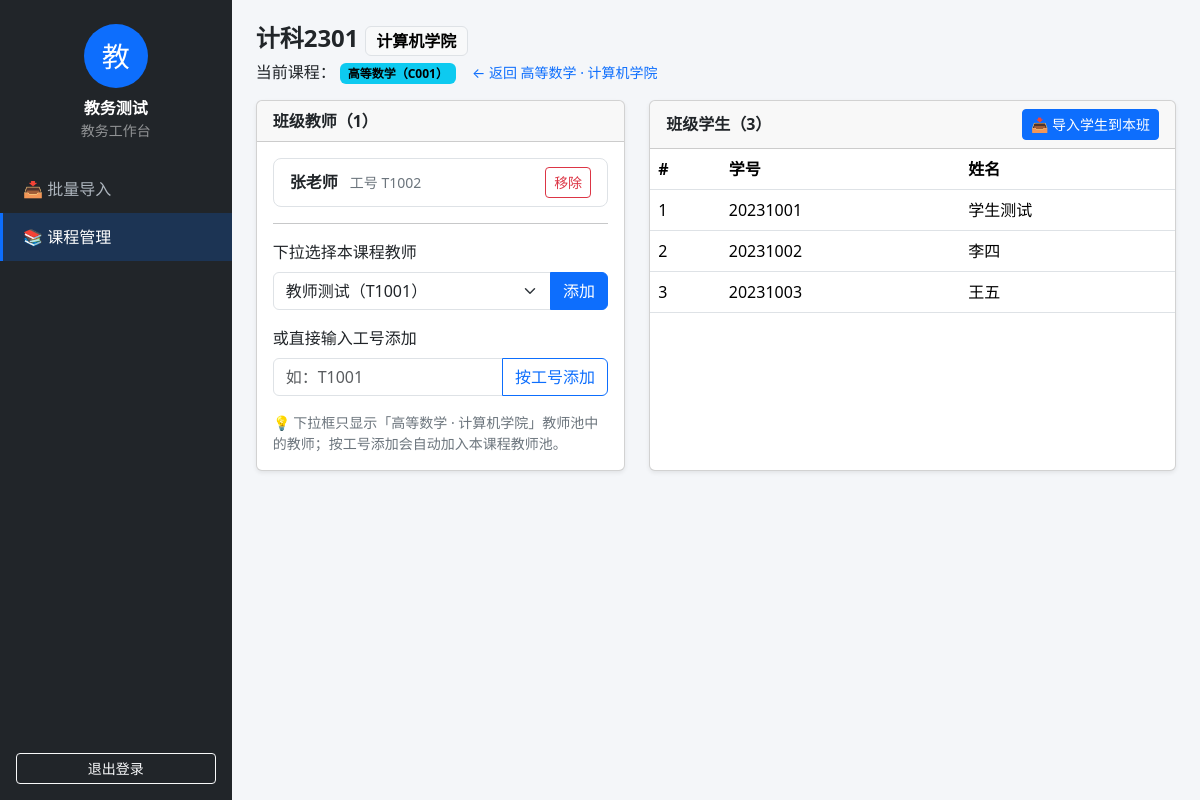
The app's page /office/courses/1/colleges/1/clazzes/1/ (signed in) with its own data.
### users/models.py (models this page shows, shortened)
class User(AbstractUser):
    name = models.CharField('姓名', max_length=50, blank=True)
    class Meta:
        verbose_name = '用户'
        verbose_name_plural = '用户'
        permissions = [
            ('class_manage', '全校班级增删改查'),
            ('class_assign_teacher', '分配教师到班级'),
            ('course_manage', '全校课程增删改查'),
            ('course_assign_class', '分配班级到课程'),
            ('user_assign_role', '指定课程组组长'),
            ('knowledge_manage', 'AI Agent知识库增删改查'),
            ('material_class_visible', '课程下班级资料增删改查'),
            ('question_bank_manage', '作业题库增删改查'),
            ('chapter_manage', '课程章节设计'),
            ('notice_manage', '班级通知增删改查'),
            ('analysis_view', '班级学情分析图表查看'),
            ('material_class_manage', '班级内部资料增删改查'),
            ('homework_publish', '作业发布'),
            ('homework_bank', '作业题库管理'),
            ('homework_remind', '作业提醒'),
            ('homework_comment', '作业评语增删改查'),
            ('homework_answer', '作业答案改查'),
            ('homework_ai', 'Agent分析学生改查'),
            ('homework_view', '作业查看与提交'),
            ('notice_view', '查看班级通知'),
            ('material_view', '查看班级资料'),
            ('analysis_view_self', '查看自己的学生画像'),
            ('profile_edit', '修改个人资料'),
        ]

### academics/models.py (models this page shows, shortened)
class Clazz(models.Model):
    name = models.CharField('班级名称', max_length=50, unique=True)
    college = models.ForeignKey(
        College, verbose_name='所属学院', null=True, blank=True,
        on_delete=models.PROTECT, related_name='clazzes')
    students = models.ManyToManyField(
        settings.AUTH_USER_MODEL, related_name='study_clazzes',
        blank=True, verbose_name='学生')
    teachers = models.ManyToManyField(
        settings.AUTH_USER_MODEL, related_name='teach_clazzes',
        blank=True, verbose_name='教师')
    class Meta:
        verbose_name = '班级'
        verbose_name_plural = '班级'

class College(models.Model):
    name = models.CharField('学院名称', max_length=50, unique=True)
    class Meta:
        verbose_name = '学院'
        verbose_name_plural = '学院'

class Course(models.Model):
    code = models.CharField('课程编号', max_length=20, unique=True)
    name = models.CharField('课程名称', max_length=50)
    colleges = models.ManyToManyField(
        College, through='CourseCollege', related_name='courses',
        verbose_name='开设学院')
    class Meta:
        verbose_name = '课程'
        verbose_name_plural = '课程'

### academics/views.py (the view, shortened to what this page needs)
@requirePerm('class:manage')
def renderClassDetail(request, courseId, collegeId, clazzId):
    cc = get_object_or_404(CourseCollege, course_id=courseId, college_id=collegeId)
    clazz = get_object_or_404(Clazz, id=clazzId)
    if not cc.clazzes.filter(id=clazz.id).exists():
        raise Http404('班级不属于该课程学院')
    def back():
        """统一跳回本班级详情页（带课程上下文）"""
        return redirect('office_class_detail', courseId=courseId,
                        collegeId=collegeId, clazzId=clazzId)
    students = clazz.students.all().order_by('username')
    teachers = clazz.teachers.all()
    availableTeachers = cc.teachers.exclude(id__in=teachers.values('id'))
    return render(request, 'office/class_detail.html', {
        'cc': cc, 'course': cc.course, 'college': cc.college, 'clazz': clazz,
        'students': students, 'teachers': teachers,
        'availableTeachers': availableTeachers})

### users/permissions.py (called while the page is built)
def hasPerm(user, code):
    if user.is_superuser:
        return True
    codename = PERM_CODES.get(code)
    if codename is None:
        return False
    return user.has_perm('users.' + codename)

def requirePerm(code):
    def decorator(viewFunc):
        @wraps(viewFunc)
        def wrapper(request, *args, **kwargs):
            if not request.user.is_authenticated:
                return redirect('login')
            if not hasPerm(request.user, code):
                return HttpResponseForbidden('403：没有权限访问该功能')
            return viewFunc(request, *args, **kwargs)
        return wrapper
    return decorator

### templates/office/class_detail.html (shortened to what this page needs)
{% extends 'office/base_office.html' %}
{% block content %}
<div class="d-flex justify-content-between align-items-center mb-3">
    <div>
        <h4 class="fw-bold mb-1">
            {{ clazz.name }}
            <span class="badge text-bg-light border fs-6">{{ college.name }}</span>
        </h4>
        <div>
            当前课程：
            <span class="badge text-bg-info me-1">{{ course.name }}（{{ course.code }}）</span>
            <a href="{% url 'office_course_college' course.id college.id %}"
               class="small text-decoration-none ms-2">← 返回 {{ course.name }} · {{ college.name }}</a>
        </div>
    </div>
</div>
<div class="row g-4">
    <div class="col-lg-5">
        <div class="card shadow-sm h-100">
            <div class="card-header fw-bold">班级教师（{{ teachers|length }}）</div>
            <div class="card-body">
                {% for teacher in teachers %}
                <div class="d-flex justify-content-between align-items-center border rounded-3 px-3 py-2 mb-2">
                    <div>
                        <span class="fw-bold">{{ teacher.name|default:teacher.username }}</span>
                        <span class="text-secondary small ms-2">工号 {{ teacher.username }}</span>
                    </div>
                    <form method="post" class="m-0">
                        <button type="submit" class="btn btn-sm btn-outline-danger">移除</button>
                    </form>
                </div>
                {% empty %}
                <p class="text-secondary">还没有分配教师</p>
                {% endfor %}
                <hr>
                <form method="post" class="mb-3">
                    <label class="form-label">下拉选择本课程教师</label>
                    <div class="input-group">
                        <select class="form-select" name="teacherId">
                            {% for teacher in availableTeachers %}
                            <option value="{{ teacher.id }}">{{ teacher.name|default:teacher.username }}（{{ teacher.username }}）</option>
                            {% empty %}
                            <option value="">本课程教师池没有可分配教师，先到课程设置里导入</option>
                            {% endfor %}
                        </select>
                        <button type="submit" class="btn btn-primary">添加</button>
                    </div>
                </form>
                <form method="post">
                    <label class="form-label">或直接输入工号添加</label>
                    <div class="input-group">
                        <input type="text" class="form-control" name="teacherNo"
                               placeholder="如：T1001" required>
                        <button type="submit" class="btn btn-outline-primary">按工号添加</button>
                    </div>
                </form>
                <p class="text-secondary small mb-0 mt-3">
                    💡 下拉框只显示「{{ course.name }} · {{ college.name }}」教师池中的教师；按工号添加会自动加入本课程教师池。
                </p>
            </div>
        </div>
    </div>
    <div class="col-lg-7">
        <div class="card shadow-sm h-100">
            <div class="card-header d-flex justify-content-between align-items-center">
                <span class="fw-bold">班级学生（{{ students|length }}）</span>
                <button class="btn btn-sm btn-primary" data-bs-toggle="collapse" data-bs-target="#importStudentForm">📥 导入学生到本班</button>
            </div>
            <div class="card-body p-0">
                <table class="table table-hover align-middle mb-0">
                    <thead>
                        <tr>
                            <th>#</th>
                            <th>学号</th>
                            <th>姓名</th>
                        </tr>
                    </thead>
                    <tbody>
                        {% for student in students %}
                        <tr>
                            <td>{{ forloop.counter }}</td>
                            <td>{{ student.username }}</td>
                            <td>{{ student.name|default:'—' }}</td>
                        </tr>
                        {% empty %}
                        <tr>
                            <td colspan="3" class="text-center text-secondary py-4">还没有学生，点击右上角导入</td>
                        </tr>
                        {% endfor %}
                    </tbody>
                </table>
            </div>
        </div>
    </div>
</div>
{% endblock %}

### templates/office/base_office.html (shortened to what this page needs)
<!DOCTYPE html>
<html lang="zh-CN">
<head>
    <link href="https://cdn.bootcdn.net/ajax/libs/twitter-bootstrap/5.3.3/css/bootstrap.min.css" rel="stylesheet">
    {% load static %}
    <link href="{% static 'users/style.css' %}" rel="stylesheet">
</head>
<body class="office-body">
    <div class="d-flex">
        <aside class="office-sidebar d-flex flex-column">
            <div class="text-center py-4">
                {% with displayName=user.name|default:user.username %}
                <div class="avatar mx-auto">{{ displayName|first }}</div>
                <div class="fw-bold text-white mt-2">{{ displayName }}</div>
                {% endwith %}
                <div class="small text-white-50">教务工作台</div>
            </div>
            <nav class="flex-grow-1">
                <a class="office-nav {% if request.resolver_match.url_name == 'office_import' %}active{% endif %}"
                   href="{% url 'office_import' %}">📥 批量导入</a>
                <a class="office-nav {% if request.resolver_match.url_name == 'office_course_list' or request.resolver_match.url_name == 'office_course_detail' or request.resolver_match.url_name == 'office_course_college' or request.resolver_match.url_name == 'office_class_detail' %}active{% endif %}"
                   href="{% url 'office_course_list' %}">📚 课程管理</a>
            </nav>
            <div class="p-3">
                <form method="post" action="{% url 'logout' %}">
                    <button type="submit" class="btn btn-outline-light btn-sm w-100">退出登录</button>
                </form>
            </div>
        </aside>
        <main class="flex-grow-1 p-4">
            {% block content %}{% endblock %}
        </main>
    </div>
</body>
</html>

### users/static/users/style.css (style rules this page uses)
.office-body { background: #f4f6f9; min-height: 100vh; }
.office-sidebar { width: 240px; min-height: 100vh; background: #212529; position: sticky; top: 0; }
.office-nav { display: block; padding: 12px 20px; color: #adb5bd; text-decoration: none; border-left: 3px solid transparent; transition: all 0.15s ease; }
.office-nav.active { color: #fff; background: rgba(13, 110, 253, 0.2); border-left-color: #0d6efd; }
.avatar { width: 64px; height: 64px; border-radius: 50%; background: #0d6efd; color: #fff; font-size: 28px; display: flex; align-items: center; justify-content: center; }

### records on screen
User: name "教", name "教务测试"
Clazz: name "计科2301"
College: name "计算机学院"
Course: name "高等数学", code "C001"
User: name "张老师", username "T1002"
User: username "20231001", name "学生测试"
User: username "20231002", name "李四"
User: username "20231003", name "王五"

### other values on screen
{{ teachers|length }} "1"
{{ students|length }} "3"
form field teacherId "教师测试（T1001）"
